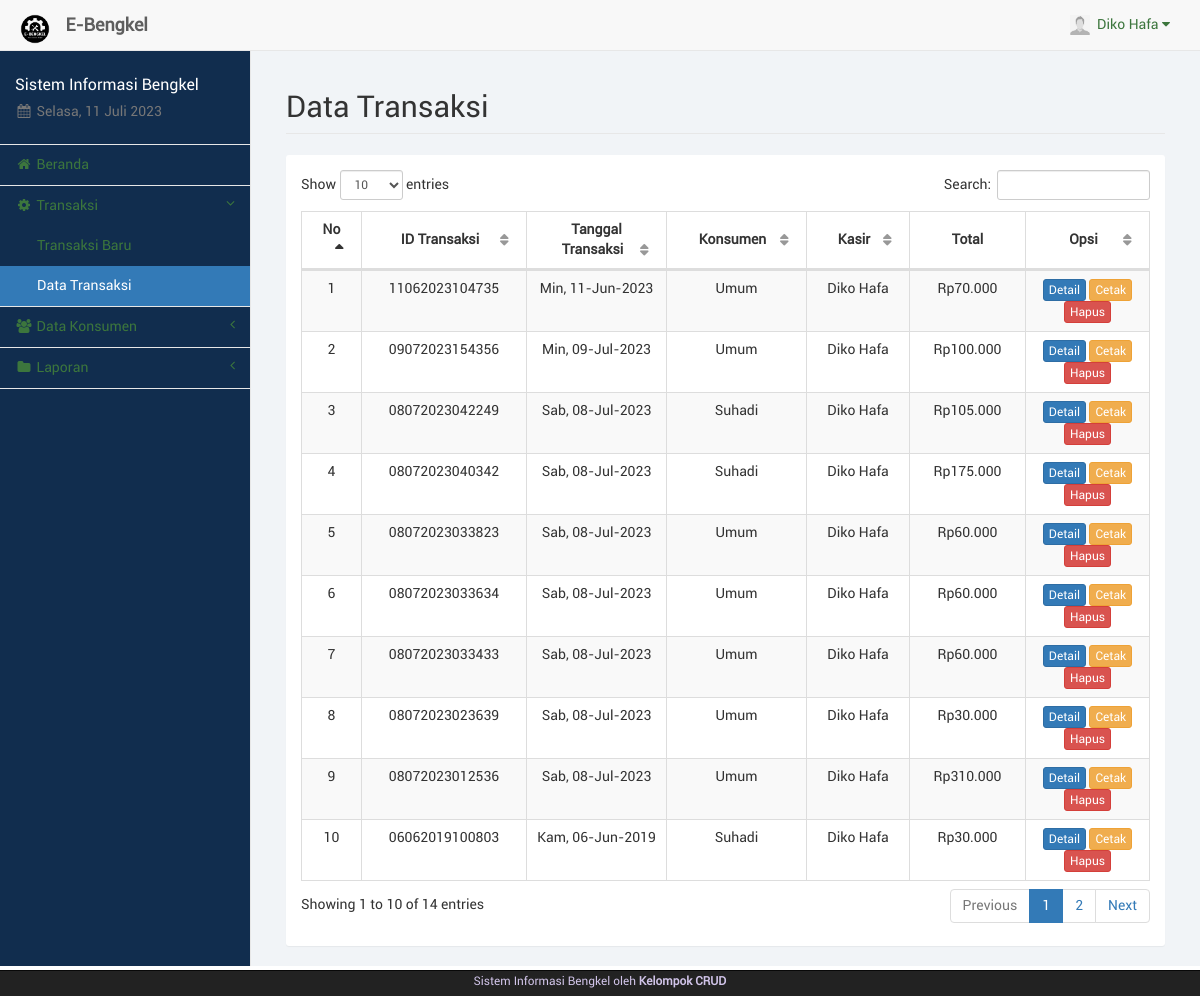
The page /kasir/trx.php (signed in) on the database as committed earlier.
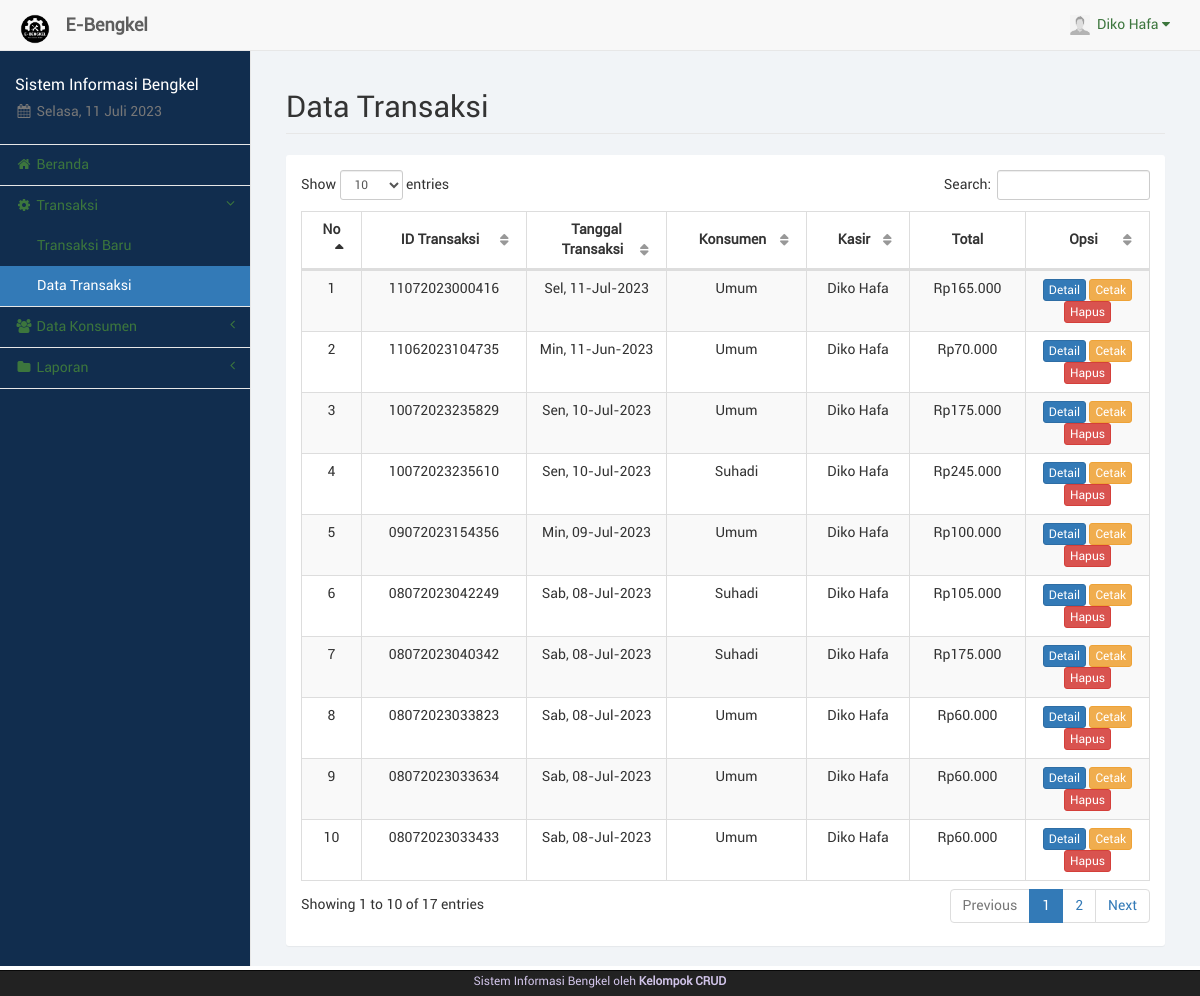
The same page on the database as committed later.
### tables this page shows
CREATE TABLE `trx` (
  `id_trx` varchar(20) NOT NULL,
  `id_kon` int(11) NOT NULL,
  `tgl_trx` date NOT NULL,
  `total` varchar(20) NOT NULL,
  `id_kasir` int(11) NOT NULL
);

CREATE TABLE `konsumen` (
  `id_kon` int(11) NOT NULL,
  `nama_kon` varchar(50) NOT NULL,
  `telp_kon` varchar(20) NOT NULL,
  `alamat_kon` text NOT NULL
);

CREATE TABLE `kasir` (
  `id_kasir` int(11) NOT NULL,
  `nama_kasir` varchar(50) NOT NULL,
  `telp_kasir` varchar(20) NOT NULL,
  `user_kasir` varchar(50) NOT NULL,
  `pass_kasir` varchar(100) NOT NULL,
  `foto_kasir` text NOT NULL,
  `id_adm` int(11) NOT NULL
);

### kasir/dist/function/format_tanggal.php (called while the page is built, shortened)
<?php
	function format_tanggal($tgl) {
		$blns = array("", "Jan", "Feb", "Mar", "Apr", "Mei", "Jun", "Jul", "Ags", "Sep", "Okt", "Nov", "Des");
		$hrs = array("Min", "Sen", "Sel", "Rab", "Kam", "Jum", "Sab");
		$tgls = getdate(strtotime($tgl));
		$hr = (strlen($tgls['mday']) == 1 ? "0". $tgls['mday'] : $tgls['mday']);
		$tanggal = $hrs[$tgls['wday']] .", ". $hr ."-". $blns[$tgls['mon']] ."-". $tgls['year'];
		return $tanggal;
	}
?>

### kasir/dist/function/format_rupiah.php (called while the page is built, shortened)
<?php
	function format_rupiah($rp) {
		$jumlah = number_format($rp, 0, ",", ".");
		$rupiah = "Rp". $jumlah;
		return $rupiah;
	}
?>

### kasir/trx.php (the view, shortened to what this page needs)
<?php
	include("sess_check.php");
	include("layout_top.php");
	include("dist/function/format_tanggal.php");
	include("dist/function/format_rupiah.php");
?>
		<div id="page-wrapper">
            <div class="container-fluid">
                <div class="row">
                    <div class="col-lg-12">
                        <h1 class="page-header">Data Transaksi</h1>
                    </div>
                </div>
				<div class="row">
					<div class="col-lg-12"><?php include("layout_alert.php"); ?></div>
				</div>
				<div class="row">
					<div class="col-lg-12">
						<div class="panel panel-default">
							<div class="panel-body">
								<table class="table table-striped table-bordered table-hover" id="tabel-data">
									<thead>
										<tr>
											<th width="1%">No</th>
											<th width="10%">ID Transaksi</th>
											<th width="10%">Tanggal Transaksi</th>
											<th width="8%">Konsumen</th>
											<th width="8%">Kasir</th>
											<th width="8%">Total</th>
											<th width="10%">Opsi</th>
										</tr>
									</thead>
									<tbody>
										<?php
											$i = 1;
											$sql = "SELECT trx.*, konsumen.*, kasir.* FROM trx, konsumen, kasir WHERE
													trx.id_kon=konsumen.id_kon AND trx.id_kasir=kasir.id_kasir ORDER BY trx.id_trx DESC";
											$ress = mysqli_query($conn, $sql);
											while($data = mysqli_fetch_array($ress)) {
												echo '<tr>';
												echo '<td class="text-center">'. $i .'</td>';
												echo '<td class="text-center">'. $data['id_trx'] .'</td>';
												echo '<td class="text-center">'. format_tanggal($data['tgl_trx']) .'</td>';
												echo '<td class="text-center">'. $data['nama_kon'] .'</td>';
												echo '<td class="text-center">'. $data['nama_kasir'] .'</td>';
												echo '<td class="text-center">'. format_rupiah($data['total']) .'</td>';
												echo '<td class="text-center">
													  <a href="#myModal" data-toggle="modal" data-load-code="'.$data['id_trx'].'" data-remote-target="#myModal .modal-body" class="btn btn-primary btn-xs">Detail</a>
												';?>
													  <a href="trx_cetak.php?id=<?php echo $data['id_trx'];?>" target="_blank" class="btn btn-warning btn-xs">Cetak</a>
													  <a href="trx_hapus.php?trx=<?php echo $data['id_trx'];?>" onclick="return confirm('Apakah anda yakin akan menghapus <?php echo $data['id_trx'];?>?');" class="btn btn-danger btn-xs">Hapus</a>
												<?php
													  echo '</td>';
												echo '</tr>';
												$i++;
											}
										?>
									</tbody>
								</table>
							</div>
						</div>
					</div>
				</div>
            </div>
        </div>
<?php
	include("layout_bottom.php");
?>

Rows that differ between the two databases and show on the page:
no longer on this page (row unchanged): trx: id_trx "08072023023639", tgl_trx "Sab, 08-Jul-2023", id_kon.nama_kon "Umum", id_kasir.nama_kasir "Diko Hafa", total "Rp30.000"
no longer on this page (row unchanged): trx: id_trx "08072023012536", tgl_trx "Sab, 08-Jul-2023", id_kon.nama_kon "Umum", id_kasir.nama_kasir "Diko Hafa", total "Rp310.000"
no longer on this page (row edited): trx: id_trx "06062019100803", tgl_trx "Kam, 06-Jun-2019", id_kon.nama_kon "Suhadi", id_kasir.nama_kasir "Diko Hafa", total "Rp30.000"
added trx: id_trx "11072023000416", tgl_trx "Sel, 11-Jul-2023", id_kon.nama_kon "Umum", id_kasir.nama_kasir "Diko Hafa", total "Rp165.000"
added trx: id_trx "10072023235829", tgl_trx "Sen, 10-Jul-2023", id_kon.nama_kon "Umum", id_kasir.nama_kasir "Diko Hafa", total "Rp175.000"
added trx: id_trx "10072023235610", tgl_trx "Sen, 10-Jul-2023", id_kon.nama_kon "Suhadi", id_kasir.nama_kasir "Diko Hafa", total "Rp245.000"
Other text that changed with them:
text written by a page script: "Show entries Search: Showing 1 to 10 of 14 entries Previous 1 2 Next" → "Show entries Search: Showing 1 to 10 of 17 entries Previous 1 2 Next"
